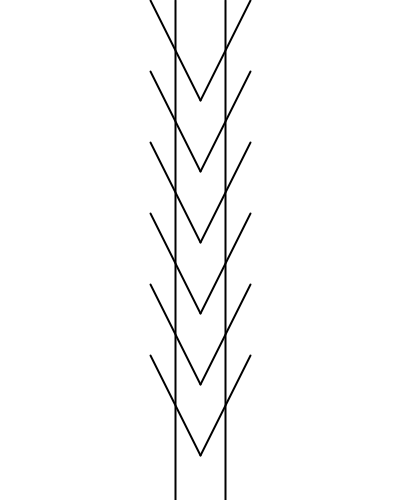
Frame 1 (no input)
Frame 60 (the mouse pressed at the canvas centre just before this capture): identical to frame 1, image omitted
Frame 120 (the mouse held since frame 60 and released just before this capture): blank canvas, image omitted

The Processing sketch that drew this single still picture (run headless with seeded random() and noise(); from frame 60 on, the mouse is pressed at the canvas centre):

// Processing sketch: Zollner_2
// ── Zollner_2.pde
/*--------------------------
Camilo Esteban Nieto Barrera
Universidad Nacional de Colombia
Computación visual

Titulo: Zollner ilussion (GEOMETRICAL-OPTICAL (OR DISTORTING) ILLUSION)(COGNITIVE)

--------------------------*/

int gap = 0;
boolean pressed = false;

void setup(){
  size(400, 500);
  gap = height/7;
}

void draw(){
  
  background(255);
  
  strokeWeight(2);
  
  if( !pressed )
    for( int i=0; i<6; i++){
      line(150, i*gap, 200, 100+i*gap);
      line(200, 100+i*gap, 250, i*gap);
    }
  
  line(175, 0, 175, height);
  line(225, 0, 225, height);
}

void mousePressed(){
  pressed = true;
}

void mouseReleased(){
  pressed = false;
}
